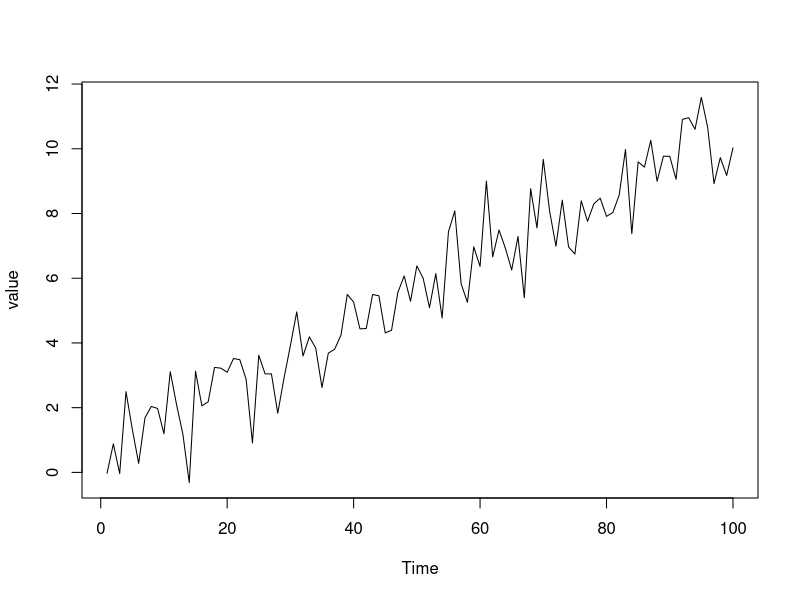
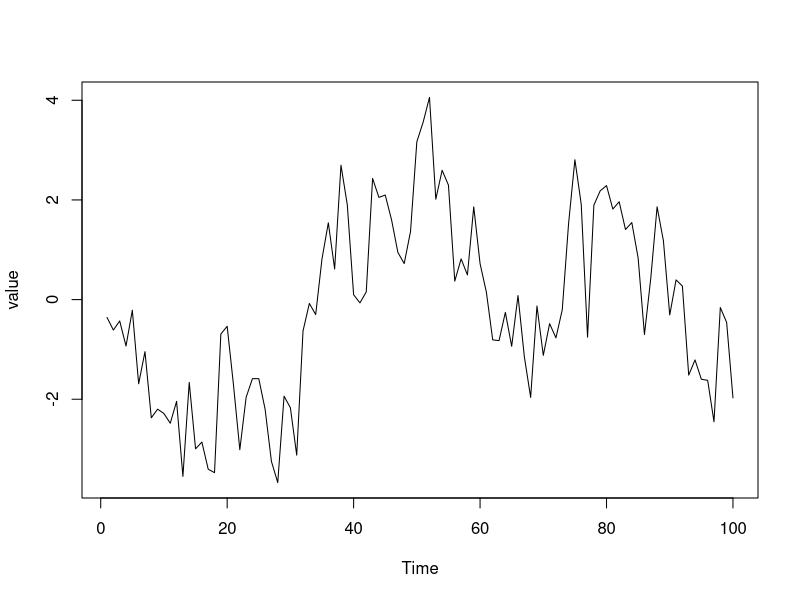
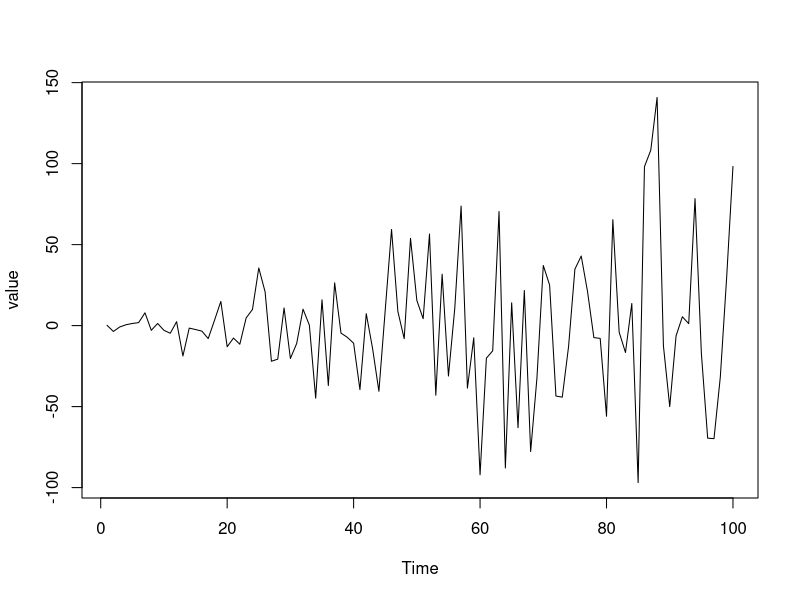
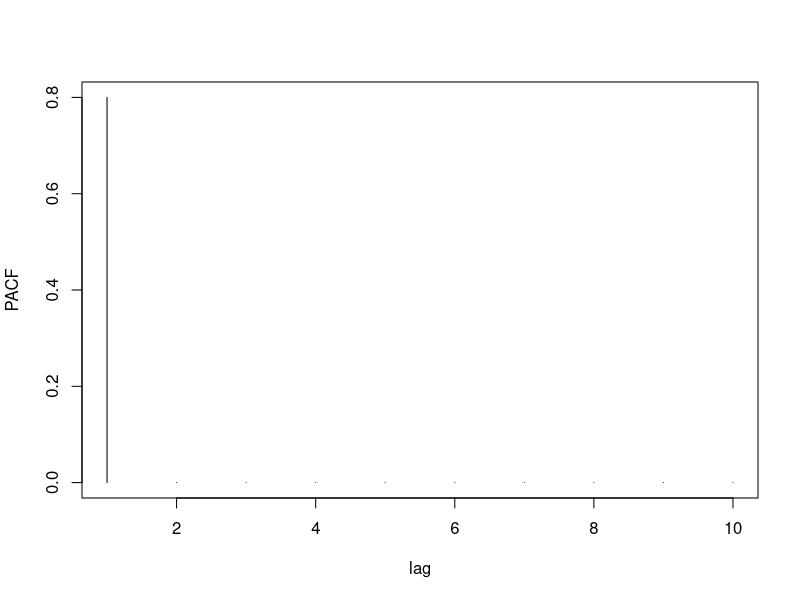
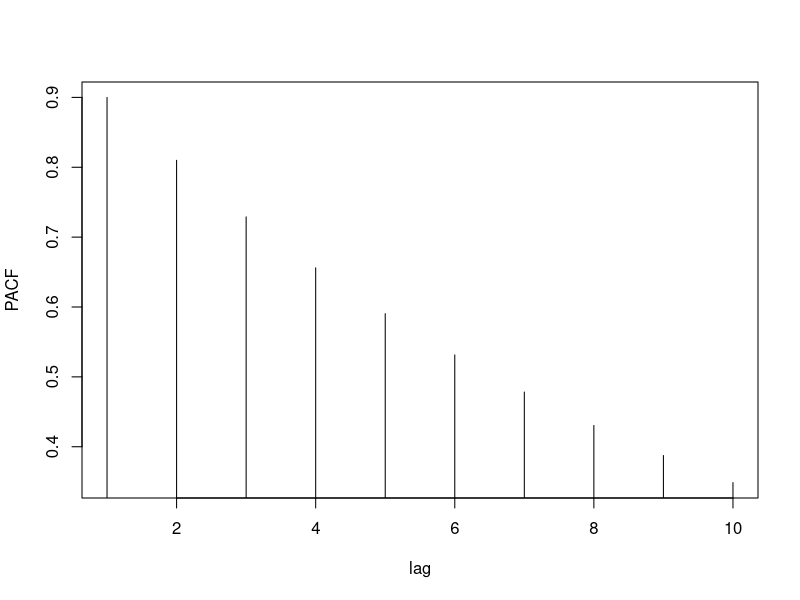
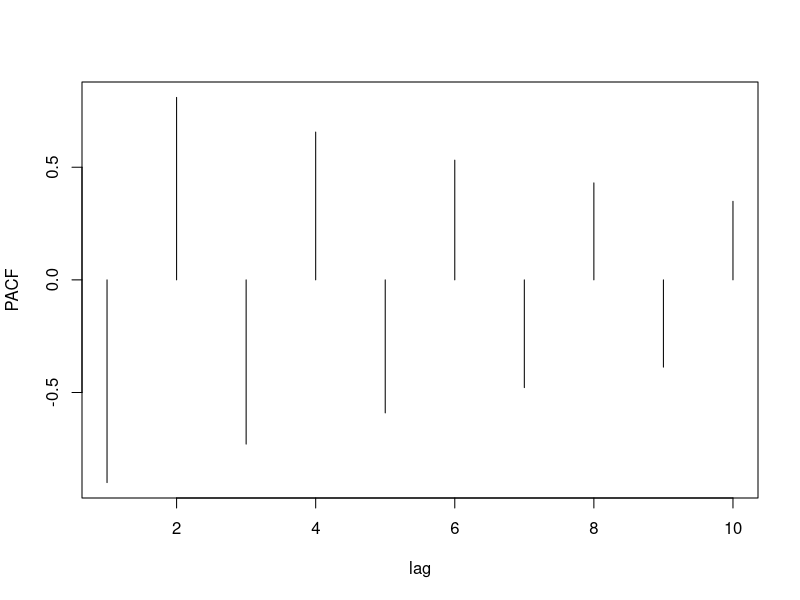

R code for these plots, in order:
#############################
###### quiz 1
#############################
dir <- "C:/Users/johnn/Documents/Courses/coursera_time_series/week1/quiz/"


# ts 1
set.seed(1)
n_t <- 100
beta_0 <- .5
beta_1 <- .1
et <- rnorm(n_t)
yt <- ts(beta_0 + beta_1 * (1:n_t) + et)
png(filename = paste0(dir, "ts1.png"))
plot(yt, ylab = "value")
dev.off()

# ts 2
yt <- arima.sim(list(ar = 0.8, sd =1), n=n_t)
png(filename = paste0(dir, "ts2.png"))
plot(yt, ylab = "value")
dev.off()

# ts 3
yt <- numeric(n_t)
for(i in 1:n_t){
  yt[i] <- sum(rnorm(sum(1:i)))
}

png(filename = paste0(dir, "ts3.png"))
plot(ts(yt), ylab = "value")
dev.off()











###################################################
lag.max <- 10
phi <- 0.8*c(1, rep(0,9))
png(filename = paste0(dir, "pacf1.png"))
plot(1:lag.max, phi, pch= 1, type = 'h', col = 'black', ylab = "PACF", xlab = "lag")
dev.off()

sd <- 1
phi <- 0.9
## draw true ACF of AR(1)
cov_0 <- sd^2/(1-phi^2) # compute auto-covariance at h=0
cov_h <- phi^(1:lag.max)*cov_0 # compute auto-covariance at h != 0
png(filename = paste0(dir, "pacf2.png"))
plot(1:lag.max, cov_h/cov_0, pch = 1, type = 'h', col = 'black',
     ylab = "PACF", xlab = "lag")
dev.off()



sd <- 1
phi <- -0.9
## draw true ACF of AR(1)
cov_0 <- sd^2/(1-phi^2) # compute auto-covariance at h=0
cov_h <- phi^(1:lag.max)*cov_0 # compute auto-covariance at h != 0
png(filename = paste0(dir, "pacf3.png"))
plot(1:lag.max, cov_h/cov_0, pch = 1, type = 'h', col = 'black',
     ylab = "PACF", xlab = "lag")
dev.off()
